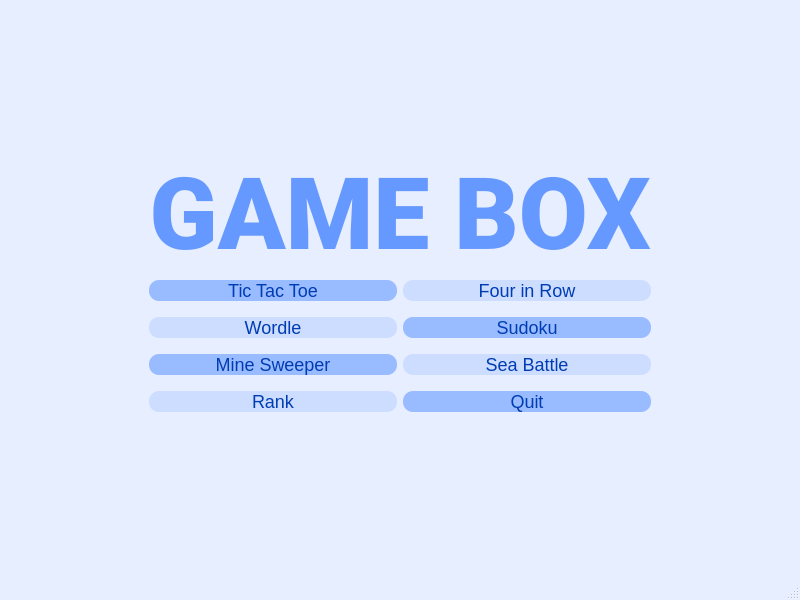
<?xml version="1.0" encoding="UTF-8"?>
<ui version="4.0">
 <class>MainWindow</class>
 <widget class="QMainWindow" name="MainWindow">
  <property name="geometry">
   <rect>
    <x>0</x>
    <y>0</y>
    <width>800</width>
    <height>600</height>
   </rect>
  </property>
  <property name="windowTitle">
   <string>MainWindow</string>
  </property>
  <property name="styleSheet">
   <string notr="true">QMainWindow { 
	background-color: #e6eeff; 
}</string>
  </property>
  <widget class="QWidget" name="centralwidget">
   <layout class="QGridLayout" name="gridLayout">
    <item row="4" column="0">
     <spacer name="horizontalSpacer">
      <property name="orientation">
       <enum>Qt::Orientation::Horizontal</enum>
      </property>
      <property name="sizeHint" stdset="0">
       <size>
        <width>40</width>
        <height>20</height>
       </size>
      </property>
     </spacer>
    </item>
    <item row="6" column="1">
     <widget class="QPushButton" name="MineSweeper">
      <property name="styleSheet">
       <string notr="true">QPushButton{
  font-family: &quot;Roboto&quot;, cursive, sans-serif;
  color: #003cb3;
  padding: 0.7em 1.7em;
  font-size: 18px;
  border-radius: 10px;
  background-color: #99bbff;
  margin-bottom: 10px;
}</string>
      </property>
      <property name="text">
       <string>Mine Sweeper</string>
      </property>
     </widget>
    </item>
    <item row="9" column="1">
     <spacer name="verticalSpacer">
      <property name="orientation">
       <enum>Qt::Orientation::Vertical</enum>
      </property>
      <property name="sizeHint" stdset="0">
       <size>
        <width>20</width>
        <height>40</height>
       </size>
      </property>
     </spacer>
    </item>
    <item row="3" column="1" colspan="2">
     <layout class="QVBoxLayout" name="verticalLayout">
      <item>
       <widget class="QLabel" name="label">
        <property name="font">
         <font>
          <family>Roboto</family>
          <pointsize>-1</pointsize>
          <italic>false</italic>
          <bold>true</bold>
          <strikeout>false</strikeout>
         </font>
        </property>
        <property name="autoFillBackground">
         <bool>false</bool>
        </property>
        <property name="styleSheet">
         <string notr="true">QLabel{
	font-family: &quot;Roboto&quot;, cursive, sans-serif;
	font-size: 100px;
	color: #6699ff;
	font-weight: 700;
}
</string>
        </property>
        <property name="text">
         <string>GAME BOX</string>
        </property>
        <property name="alignment">
         <set>Qt::AlignmentFlag::AlignCenter</set>
        </property>
       </widget>
      </item>
     </layout>
    </item>
    <item row="7" column="2">
     <widget class="QPushButton" name="quit">
      <property name="styleSheet">
       <string notr="true">QPushButton{
  font-family: &quot;Roboto&quot;, cursive, sans-serif;
  color: #003cb3;
  padding: 0.7em 1.7em;
  font-size: 18px;
  border-radius: 10px;
  background-color: #99bbff;
  margin-bottom: 10px;
}</string>
      </property>
      <property name="text">
       <string>Quit</string>
      </property>
     </widget>
    </item>
    <item row="9" column="2">
     <spacer name="verticalSpacer_3">
      <property name="orientation">
       <enum>Qt::Orientation::Vertical</enum>
      </property>
      <property name="sizeHint" stdset="0">
       <size>
        <width>20</width>
        <height>40</height>
       </size>
      </property>
     </spacer>
    </item>
    <item row="4" column="1">
     <widget class="QPushButton" name="TicTacToe">
      <property name="styleSheet">
       <string notr="true">QPushButton{
  font-family: &quot;Roboto&quot;, cursive, sans-serif;
  color: #003cb3;
  padding: 0.7em 1.7em;
  font-size: 18px;
  border-radius: 10px;
  background-color: #99bbff;
  margin-bottom: 10px;
}</string>
      </property>
      <property name="text">
       <string>Tic Tac Toe</string>
      </property>
     </widget>
    </item>
    <item row="4" column="2">
     <widget class="QPushButton" name="FourInRow">
      <property name="styleSheet">
       <string notr="true">QPushButton{
  font-family: &quot;Roboto&quot;, cursive, sans-serif;
  color: #003cb3;
  padding: 0.7em 1.7em;
  font-size: 18px;
  border-radius: 10px;
  background-color: #ccddff;
  margin-bottom: 10px;
}</string>
      </property>
      <property name="text">
       <string>Four in Row</string>
      </property>
     </widget>
    </item>
    <item row="4" column="3">
     <spacer name="horizontalSpacer_2">
      <property name="orientation">
       <enum>Qt::Orientation::Horizontal</enum>
      </property>
      <property name="sizeHint" stdset="0">
       <size>
        <width>40</width>
        <height>20</height>
       </size>
      </property>
     </spacer>
    </item>
    <item row="5" column="1">
     <widget class="QPushButton" name="Wordle">
      <property name="styleSheet">
       <string notr="true">QPushButton{
  font-family: &quot;Roboto&quot;, cursive, sans-serif;
  color: #003cb3;
  padding: 0.7em 1.7em;
  font-size: 18px;
  border-radius: 10px;
  background-color: #ccddff;
  margin-bottom: 10px;
}</string>
      </property>
      <property name="text">
       <string>Wordle</string>
      </property>
     </widget>
    </item>
    <item row="5" column="2">
     <widget class="QPushButton" name="Sudoku">
      <property name="styleSheet">
       <string notr="true">QPushButton{
  font-family: &quot;Roboto&quot;, cursive, sans-serif;
  color: #003cb3;
  padding: 0.7em 1.7em;
  font-size: 18px;
  border-radius: 10px;
  background-color: #99bbff;
  margin-bottom: 10px;
}</string>
      </property>
      <property name="text">
       <string>Sudoku</string>
      </property>
     </widget>
    </item>
    <item row="7" column="1">
     <widget class="QPushButton" name="Rank">
      <property name="styleSheet">
       <string notr="true">QPushButton{
  font-family: &quot;Roboto&quot;, cursive, sans-serif;
  color: #003cb3;
  padding: 0.7em 1.7em;
  font-size: 18px;
  border-radius: 10px;
  background-color: #ccddff;
  margin-bottom: 10px;
}</string>
      </property>
      <property name="text">
       <string>Rank</string>
      </property>
     </widget>
    </item>
    <item row="6" column="2">
     <widget class="QPushButton" name="SeaBattle">
      <property name="styleSheet">
       <string notr="true">QPushButton{
  font-family: &quot;Roboto&quot;, cursive, sans-serif;
  color: #003cb3;
  padding: 0.7em 1.7em;
  font-size: 18px;
  border-radius: 10px;
  background-color: #ccddff;
  margin-bottom: 10px;
}</string>
      </property>
      <property name="text">
       <string>Sea Battle</string>
      </property>
     </widget>
    </item>
    <item row="2" column="1">
     <spacer name="verticalSpacer_2">
      <property name="orientation">
       <enum>Qt::Orientation::Vertical</enum>
      </property>
      <property name="sizeHint" stdset="0">
       <size>
        <width>20</width>
        <height>40</height>
       </size>
      </property>
     </spacer>
    </item>
   </layout>
  </widget>
  <widget class="QMenuBar" name="menubar">
   <property name="geometry">
    <rect>
     <x>0</x>
     <y>0</y>
     <width>800</width>
     <height>30</height>
    </rect>
   </property>
  </widget>
  <widget class="QStatusBar" name="statusbar"/>
 </widget>
 <resources/>
 <connections/>
</ui>
